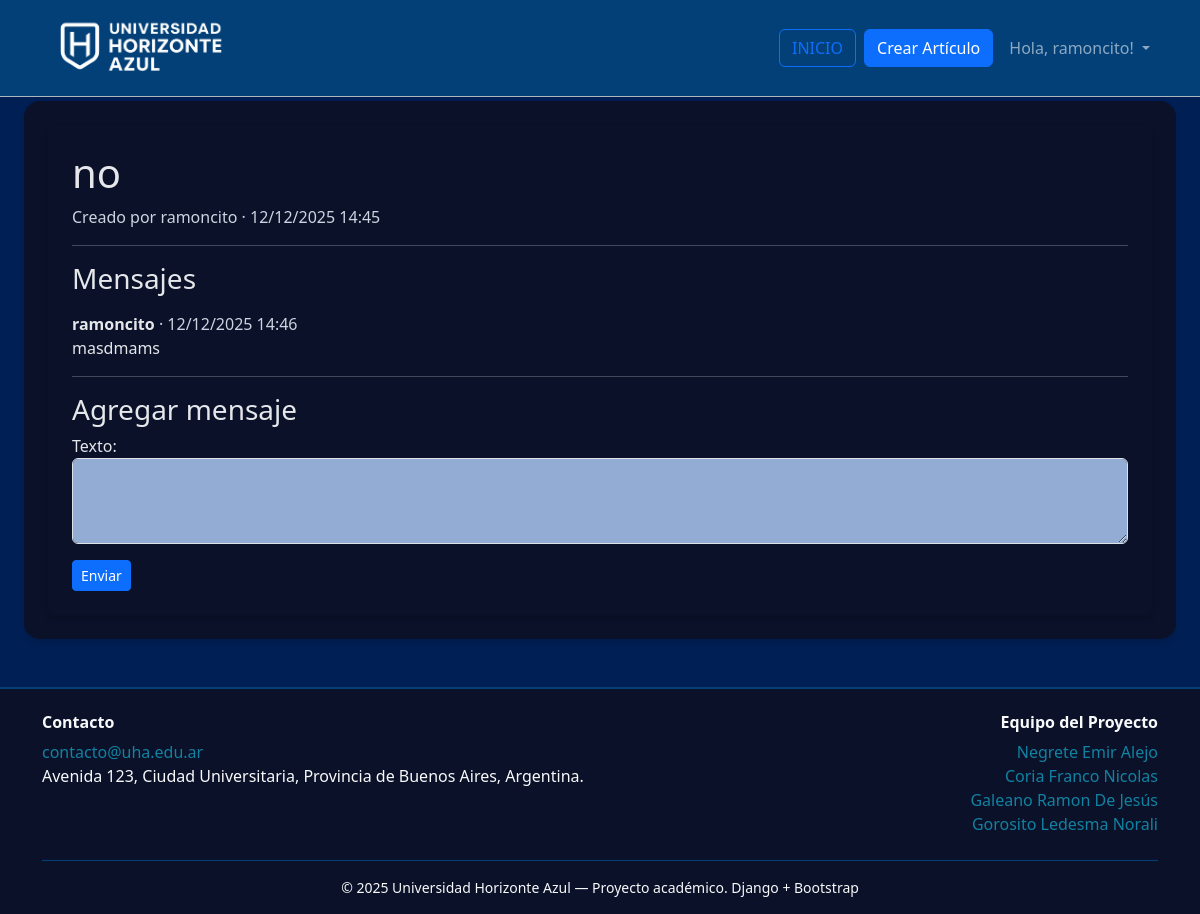
The page /comunidad/debates/2/ (signed in) on the database its author committed.
### comunidad/models.py (models this page shows, shortened)
class Debate(models.Model):
    titulo = models.CharField(max_length=150)
    fecha = models.DateTimeField(auto_now_add=True)
    creado_por = models.ForeignKey(User, on_delete=models.CASCADE)

class MensajeDebate(models.Model):
    debate = models.ForeignKey(Debate, on_delete=models.CASCADE, related_name='mensajes')
    autor = models.ForeignKey(User, on_delete=models.CASCADE)
    texto = models.TextField()
    fecha = models.DateTimeField(auto_now_add=True)
    class Meta:
        ordering = ['fecha']

### comunidad/views.py (the view)
# urls.py: path('debates/<int:pk>/', views.debate_detalle, name='debate_detalle'),
@login_required
def debate_detalle(request, pk):
    debate = get_object_or_404(Debate, pk=pk)
    mensajes = debate.mensajes.select_related('autor')
    if request.method == 'POST':
        form = MensajeDebateForm(request.POST)
        if form.is_valid():
            mensaje = form.save(commit=False)
            mensaje.debate = debate
            mensaje.autor = request.user
            mensaje.save()
            return redirect('debate_detalle', pk=pk)
    else:
        form = MensajeDebateForm()
    contexto = {
        'debate': debate,
        'mensajes': mensajes,
        'form': form,
    }
    return render(request, 'comunidad/debate_detalle.html', contexto)

### comunidad/forms.py
class MensajeDebateForm(forms.ModelForm):
    class Meta:
        model = MensajeDebate
        fields = ['texto']
        widgets = {
            'texto': forms.Textarea(attrs={'rows': 3, 'class': 'form-control'}),
        }

### templates/comunidad/debate_detalle.html (shortened to what this page needs)
{% extends "base.html" %}
{% block content %}
<div class="bg-panel p-4 rounded">
    <h1>{{ debate.titulo }}</h1>
    <p class="text-secondary">
        Creado por {{ debate.creado_por.username }} · {{ debate.fecha|date:"d/m/Y H:i" }}
    </p>
    <hr>
    <h3>Mensajes</h3>
    <ul class="list-unstyled mt-3">
        {% for mensaje in mensajes %}
            <li class="mb-2">
                <strong>{{ mensaje.autor.username }}</strong>
                <span class="text-secondary"> · {{ mensaje.fecha|date:"d/m/Y H:i" }}</span>
                <p class="mb-1">{{ mensaje.texto }}</p>
            </li>
        {% empty %}
            <li class="text-secondary">Sé el primero en comentar este debate.</li>
        {% endfor %}
    </ul>
    <hr>
    <h3>Agregar mensaje</h3>
    <form method="post" class="mt-2">
        {{ form.as_p }}
        <button type="submit" class="btn btn-primary btn-sm">Enviar</button>
    </form>
</div>
{% endblock %}

### templates/base.html (shortened to what this page needs)
{% load static %}
<!DOCTYPE html>
<html lang="es">
<head>
  <link href="https://cdn.jsdelivr.net/npm/bootstrap@5.3.3/dist/css/bootstrap.min.css" rel="stylesheet">
  <link rel="stylesheet" href="{% static 'css/estilos.css' %}">
</head>
<body class="bg-surface text-light">
  <header class="border-bottom border-dark-subtle">
    <nav class="navbar navbar-expand-lg navbar-dark" style="background: #034078">
      <div class="container">
        <a class="navbar-brand d-inline-flex align-items-center" href="{% url 'home' %}">
          <img src="{% static 'img/logo10.png' %}" alt="Imagen del blog" style="height:70px;width:auto;">
        </a>
        <div class="collapse navbar-collapse" id="navMain">
          <ul class="navbar-nav ms-auto gap-2 align-items-start align-items-lg-center">
            <li class="nav-item">
              <a class="btn btn-outline-primary w-100" href="{% url 'home' %}">INICIO</a>
            </li>
            {% if user.is_authenticated %}
              <li class="nav-item">
                <a class="btn btn-primary w-100" href="{% url 'blog_edicion:crear_articulo' %}">Crear Artículo</a>
              </li>
              <li class="nav-item dropdown">
                <a class="nav-link dropdown-toggle" href="#" id="navbarDropdown" role="button" data-bs-toggle="dropdown" aria-expanded="false">
                  Hola, {{ user.username }}!
                </a>
              </li>
            {% endif %}
          </ul>
        </div>
      </div>
    </nav>
  </header>
  <main id="contenido" class="mx-4 my-1">
    <div class="p-4 rounded-4 bg-panel text-black">
      {% block content %}{% endblock %}
    </div>
  </main>
  <footer class="footer-uni mt-5 pt-4 pb-3">
  <div class="container">
    <div class="row g-4">
      <div class="col-md-6">
        <h6 class="fw-bold mb-2">Contacto</h6>
        <address class="mb-1">
          <a class="footer-link" href="mailto:contacto@uha.edu.ar">contacto@uha.edu.ar</a><br>
          Avenida 123, Ciudad Universitaria, Provincia de Buenos Aires, Argentina.
        </address>
      </div>
      <div class="col-md-6 text-md-end">
        <h6 class="fw-bold mb-2">Equipo del Proyecto</h6>
        <ul class="list-unstyled mb-0">
          <li><a class="footer-link" href="https://lawcito.vercel.app/">Negrete Emir Alejo</a></li>
          <li><a class="footer-link" href="https://coria-franco-nicolas.vercel.app/">Coria Franco Nicolas</a></li>
          <li><a class="footer-link" href="https://github.com/ram333-ops">Galeano Ramon De Jesús</a></li>
          <li><a class="footer-link" href="https://github.com/norali84g-wq">Gorosito Ledesma Norali</a></li>
        </ul>
      </div>
    </div>
    <hr class="mt-4 mb-3">
    <div class="text-center small ">
      © 2025 Universidad Horizonte Azul — Proyecto académico.
      Django + Bootstrap
    </div>
  </div>
</footer>
</body>
</html>

### static/css/estilos.css (style rules this page uses)
:root { --bg: #0a1128; --panel: #0a1128; --text: #fefcfb; }
html, body { height: 100%; }
body { background: #001F54; color: var(--text); overflow-x: hidden; width: 100%; }
.bg-panel { background: var(--panel); color: #e5e7eb; padding: 2rem; border-radius: .5rem; box-shadow: 0 4px 6px rgba(0, 0, 0, 0.1); }
.bg-panel h1, .bg-panel h2, .bg-panel p, .bg-panel .lead { color: #e5e7eb; }
form .form-control { background-color: #92acd3 !important; color: white !important; }
.navbar-nav .btn { width: 100%; }
@media (min-width: 992px) { .navbar-nav { gap: 0.5rem; align-items: center; } }
@media (min-width: 992px) { .navbar-nav .btn { width: auto; } }
.text-secondary { color: #cbd5e1 !important; }
.footer-uni { background-color: #0A1128; border-top: 2px solid #034078; }
.footer-uni .footer-link { color: #1282A2; text-decoration: none; transition: 0.2s ease; }
.footer-uni hr { border-color: #034078 !important; opacity: 1 !important; }

### rows shown on the page
Debate: titulo "no", creado_por.username "ramoncito", fecha "12/12/2025 14:45"
MensajeDebate: autor.username "ramoncito", fecha "12/12/2025 14:46", texto "masdmams"

### other values the page prints
{{ user.username }} "ramoncito"
